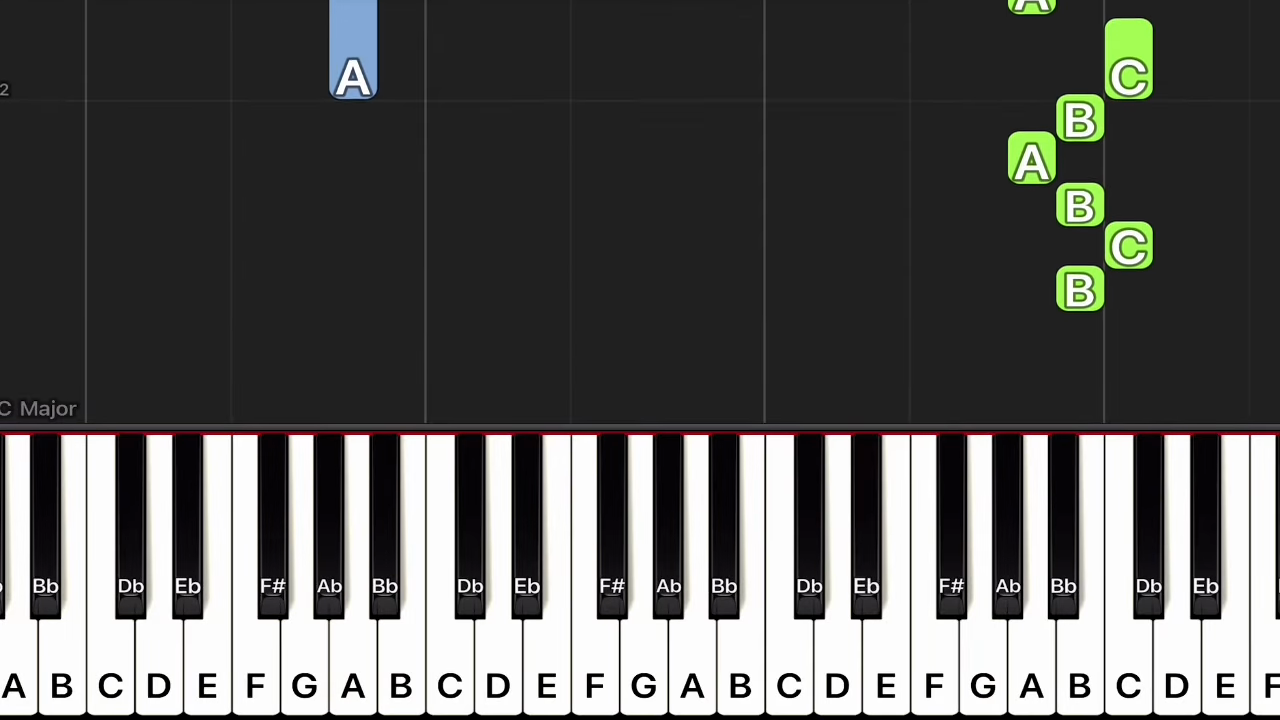
#> input picture experiment_samples/no_hands/unknown_019.png, 1280 x 720 px
$ python -i image_input.py   (imports and definitions only)   (older library calls are emulated)
#> lines starting #> are read from the running program, lines starting #| are printed output that depends on the picture
from dataclasses import dataclass
import cv2
import numpy as np

from lumachords.data_types import BackgroundType


@dataclass(frozen=True)
class KeybedImageInput:
    im_bgr: np.ndarray
    im_gray: np.ndarray

@dataclass(frozen=True)
class KeybedInternalImageInput:
    im_bgr: np.ndarray
    im_gray: np.ndarray
    keybed_edges_parts: list[np.ndarray]


@dataclass(frozen=True)
class NoteRainImageInput:
    im_bgr: np.ndarray
    im_crop_bgr: np.ndarray
    im_crop_luma: np.ndarray
    im_crop_keybed_bgr: np.ndarray
    im_crop_keybed_luma: np.ndarray
    crop_keybed_extra_height: int
    background_info: tuple[BackgroundType, int]


class ImagePreprocessor:
    @staticmethod
    async def preprocess_for_keybed(im_bgr: np.ndarray) -> KeybedImageInput:
        im_gray = ImageTransforms.make_im_gray(im_bgr)
        result = KeybedImageInput(im_bgr, im_gray)
        return result

    @staticmethod
    async def preprocess_for_keybed_internal(kb_image_input: KeybedImageInput, keybed_bounds: tuple[int, int, int, int]) -> KeybedInternalImageInput:
        im_gray = kb_image_input.im_gray
        im_crop_gray = ImageTransforms.crop_im_gray(im_gray, keybed_bounds)
        im_gray_normalized = ImageTransforms.make_im_gray_normalized(im_gray)
        im_crop_gray_normalized = ImageTransforms.crop_im_gray(im_gray_normalized, keybed_bounds)
        keybed_height = im_crop_gray.shape[0]

        im_crop_gray_part1_normalized = im_crop_gray_normalized[:int(0.33 * keybed_height)] # Important: input is the normalized one
        im_crop_gray_part2 = im_crop_gray[int(0.66 * keybed_height):]
        im_crop_gray_part1_sobel_x_normalized = ImageTransforms.make_im_sobel_x(im_crop_gray_part1_normalized) # Important: input is the normalized one
        im_crop_gray_part2_sobel_x = ImageTransforms.make_im_sobel_x(im_crop_gray_part2)

        keybed_edges_parts = [
            im_crop_gray_part1_sobel_x_normalized,
            im_crop_gray_part2_sobel_x,
        ]
        result = KeybedInternalImageInput(kb_image_input.im_bgr, im_gray, keybed_edges_parts)
        return result

    @staticmethod
    async def preprocess_for_note_rain(im_bgr: np.ndarray, keybed_bounds, known_background_info: tuple[BackgroundType, int]) -> NoteRainImageInput:
        _, keybed_top_y, _, _ = keybed_bounds
        im_crop_bgr, im_crop_luma, background_info = ImageTransforms.make_crop_im_luma(im_bgr, keybed_top_y, known_background_info)
        im_crop_keybed_bgr, im_crop_keybed_luma, crop_keybed_extra_height = ImageTransforms.make_crop_im_keybed(im_bgr, keybed_bounds)
        result = NoteRainImageInput(im_bgr, im_crop_bgr, im_crop_luma, im_crop_keybed_bgr, im_crop_keybed_luma, crop_keybed_extra_height, background_info)
        return result

class ImageTransforms:
    @staticmethod
    def local_contrast_norm(im_gray, win_px=None):
        g = im_gray.astype(np.float32)
        R = int(round(min(g.shape)/20)) if win_px is None else int(win_px)
#> R = 36
        R = max(7, R|1)  # odd
#> R = 37
        mu = cv2.GaussianBlur(g, (R, R), 0)
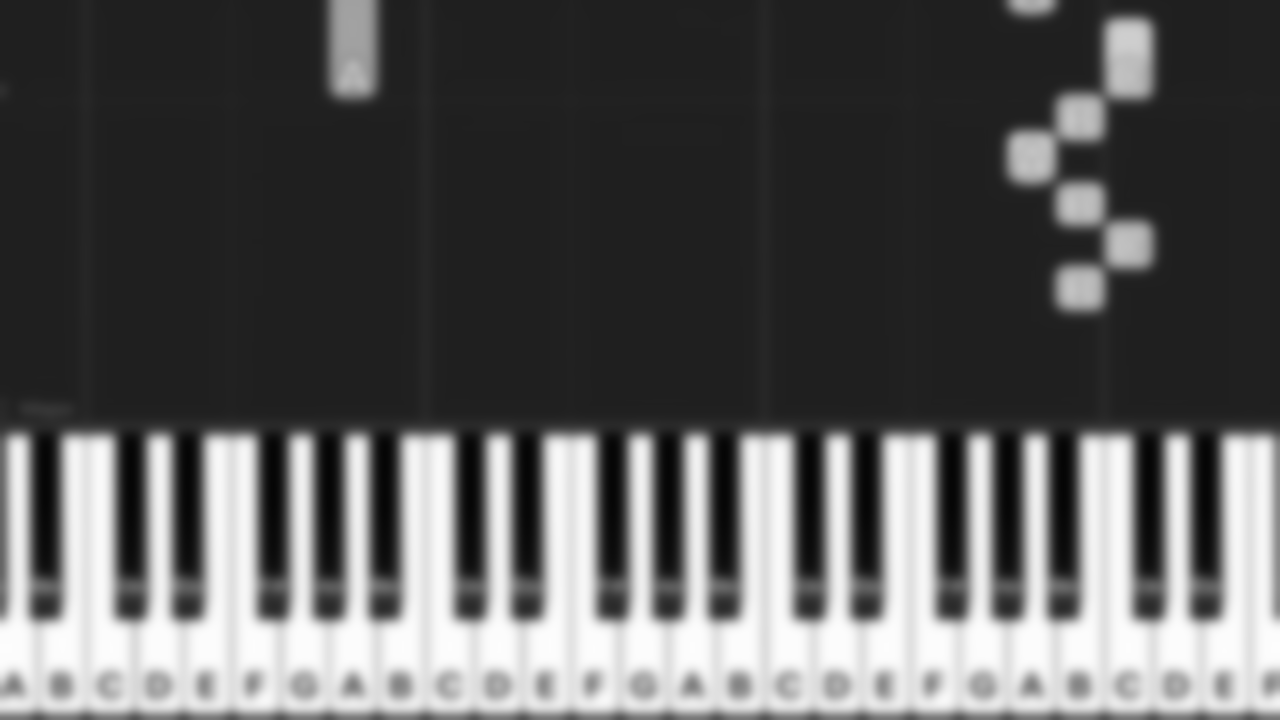
#> mu: shape (720, 1280) float32; min 5.43, max 253, mean 90
        var = cv2.GaussianBlur((g-mu)**2, (R, R), 0)
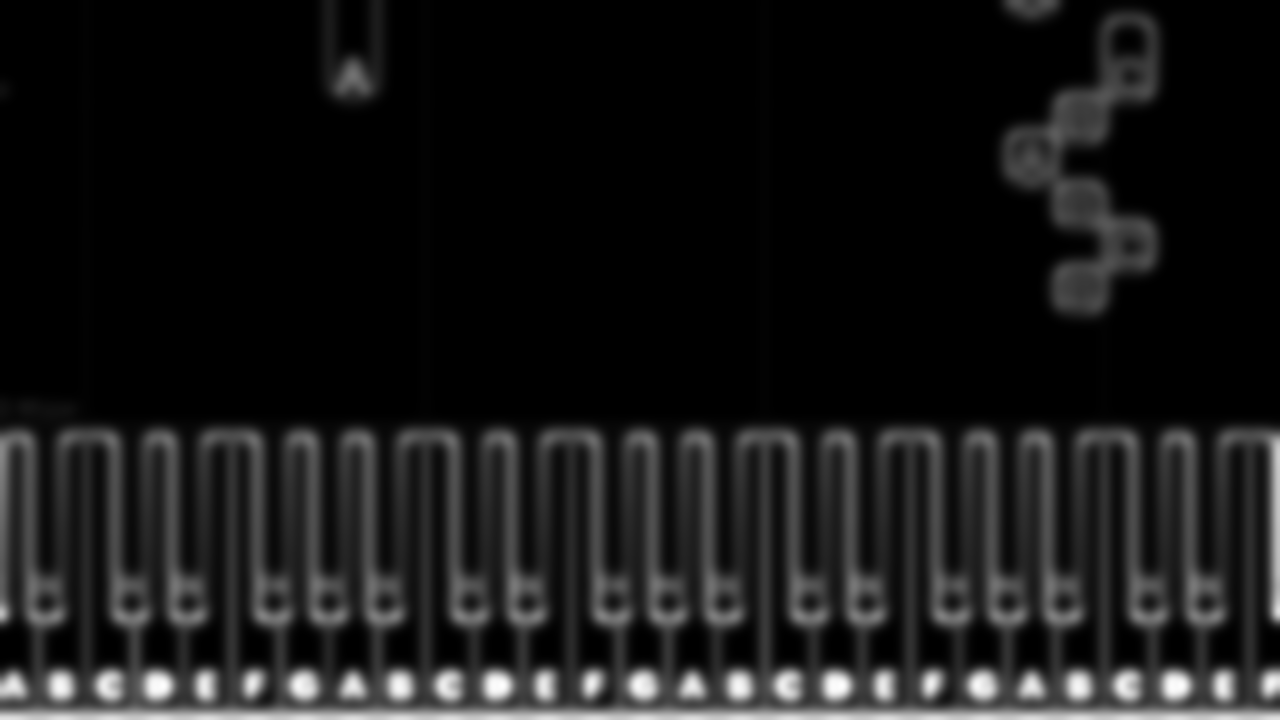
#> var: shape (720, 1280) float32; min 3.64e-12, max 8513, mean 827.6; drawn with min black and max white
        std = np.sqrt(var) + 1e-6
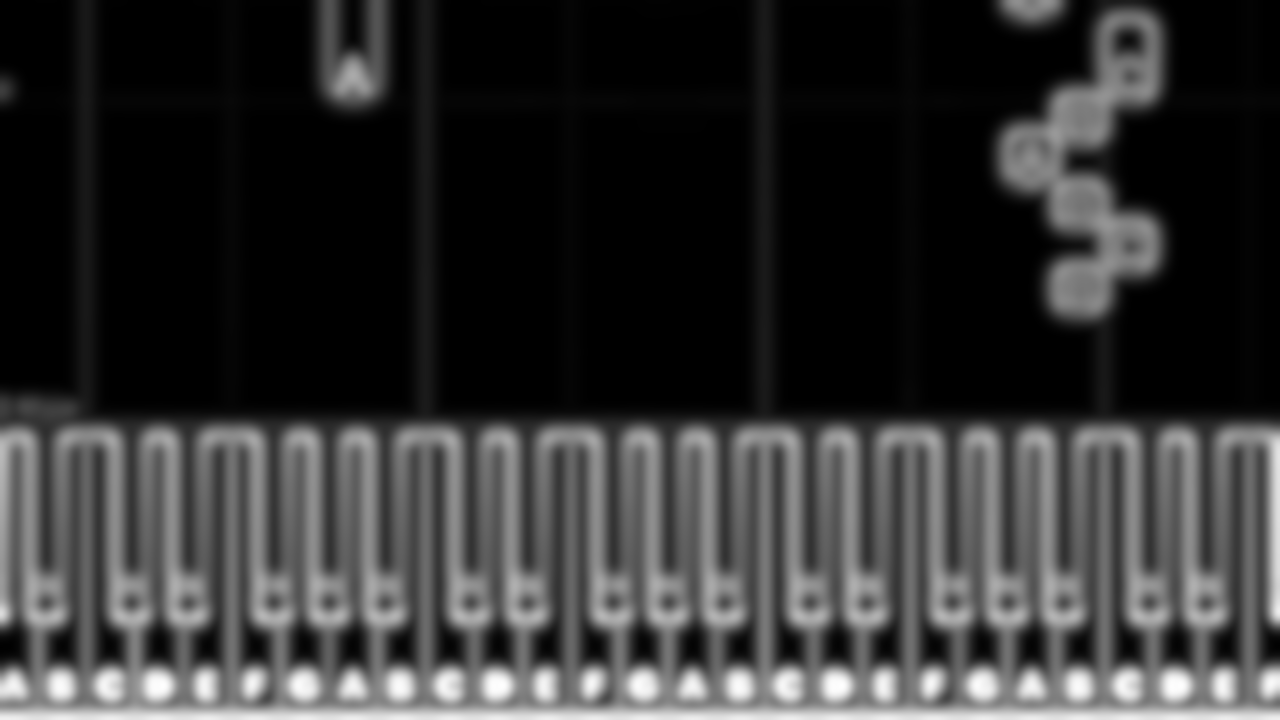
#> std: shape (720, 1280) float32; min 2.91e-06, max 92.27, mean 18.5; drawn with min black and max white
        z = (g - mu) / std
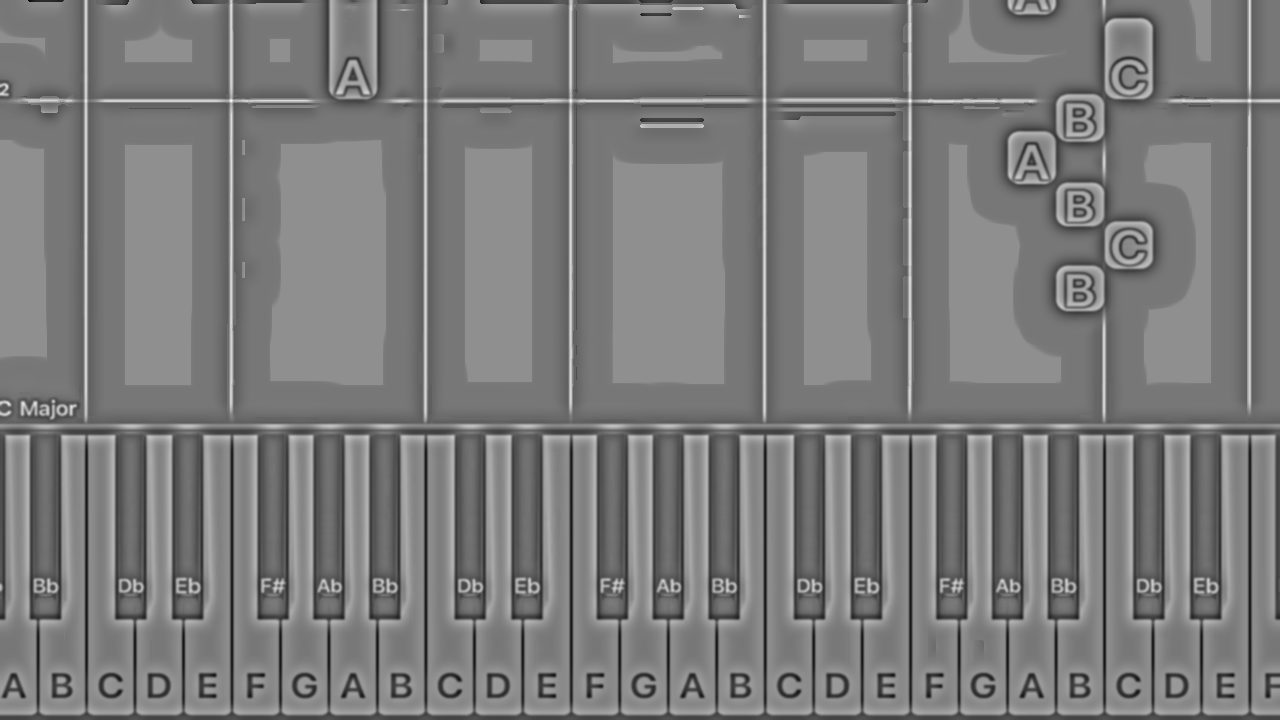
#> z: shape (720, 1280) float32; min -3.25, max 3.67, mean 0.0921; drawn with min black and max white
        z = cv2.normalize(z, None, 0, 255, cv2.NORM_MINMAX).astype(np.uint8)
        return z

    # [103 lines left out: functions crop_im_gray, analyze_background_regions, make_im_luma, make_crop_im_luma, make_crop_im_keybed, make_im_gray, not called in this run]

    @staticmethod
    def make_im_gray_normalized(im_gray: np.ndarray) -> np.ndarray:
        im_gray = cv2.GaussianBlur(im_gray, (5,5), 0)
        im_gray_normalized = __class__.local_contrast_norm(im_gray)
        return im_gray_normalized

    # [7 lines left out: function make_im_sobel_x, not called in this run]

>>> import cv2
>>> picture = cv2.imread('../experiment_samples/no_hands/unknown_019.png', cv2.IMREAD_GRAYSCALE)
>>> result = ImageTransforms().make_im_gray_normalized(picture)
